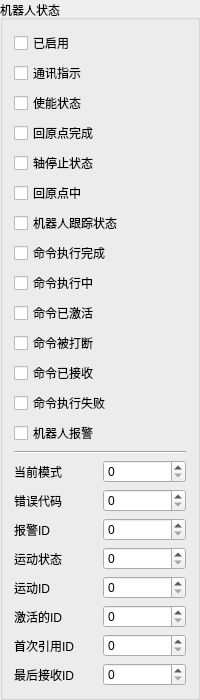
        <widget class="QGroupBox" name="groupBox_21">
         <property name="title">
          <string>机器人状态</string>
         </property>
         <layout class="QGridLayout" name="gridLayout_32">
          <item row="0" column="0">
           <widget class="QCheckBox" name="ckRobotEnabled">
            <property name="enabled">
             <bool>true</bool>
            </property>
            <property name="text">
             <string>已启用</string>
            </property>
           </widget>
          </item>
          <item row="1" column="0">
           <widget class="QCheckBox" name="ckRobotCommStatus">
            <property name="enabled">
             <bool>true</bool>
            </property>
            <property name="text">
             <string>通讯指示</string>
            </property>
           </widget>
          </item>
          <item row="2" column="0">
           <widget class="QCheckBox" name="ckRobotPowerStatus">
            <property name="enabled">
             <bool>true</bool>
            </property>
            <property name="text">
             <string>使能状态</string>
            </property>
           </widget>
          </item>
          <item row="3" column="0" colspan="2">
           <widget class="QCheckBox" name="ckRobotRefStatus">
            <property name="enabled">
             <bool>true</bool>
            </property>
            <property name="text">
             <string>回原点完成</string>
            </property>
           </widget>
          </item>
          <item row="4" column="0" colspan="2">
           <widget class="QCheckBox" name="ckRobotStoppedStatus">
            <property name="enabled">
             <bool>true</bool>
            </property>
            <property name="text">
             <string>轴停止状态</string>
            </property>
           </widget>
          </item>
          <item row="5" column="0">
           <widget class="QCheckBox" name="ckRobotHomingStatus">
            <property name="enabled">
             <bool>true</bool>
            </property>
            <property name="text">
             <string>回原点中</string>
            </property>
           </widget>
          </item>
          <item row="6" column="0" colspan="2">
           <widget class="QCheckBox" name="ckRobotTrackingStatus">
            <property name="enabled">
             <bool>true</bool>
            </property>
            <property name="text">
             <string>机器人跟踪状态</string>
            </property>
           </widget>
          </item>
          <item row="7" column="0" colspan="2">
           <widget class="QCheckBox" name="ckRobotDone">
            <property name="enabled">
             <bool>true</bool>
            </property>
            <property name="text">
             <string>命令执行完成</string>
            </property>
           </widget>
          </item>
          <item row="8" column="0" colspan="2">
           <widget class="QCheckBox" name="ckRobotBusy">
            <property name="enabled">
             <bool>true</bool>
            </property>
            <property name="text">
             <string>命令执行中</string>
            </property>
           </widget>
          </item>
          <item row="9" column="0" colspan="2">
           <widget class="QCheckBox" name="ckRobotActive">
            <property name="enabled">
             <bool>true</bool>
            </property>
            <property name="text">
             <string>命令已激活</string>
            </property>
           </widget>
          </item>
          <item row="10" column="0" colspan="2">
           <widget class="QCheckBox" name="ckRobotAborted">
            <property name="enabled">
             <bool>true</bool>
            </property>
            <property name="text">
             <string>命令被打断</string>
            </property>
           </widget>
          </item>
          <item row="11" column="0" colspan="2">
           <widget class="QCheckBox" name="ckRobotAccepted">
            <property name="enabled">
             <bool>true</bool>
            </property>
            <property name="text">
             <string>命令已接收</string>
            </property>
           </widget>
          </item>
          <item row="12" column="0" colspan="2">
           <widget class="QCheckBox" name="ckRobotError">
            <property name="enabled">
             <bool>true</bool>
            </property>
            <property name="text">
             <string>命令执行失败</string>
            </property>
           </widget>
          </item>
          <item row="13" column="0" colspan="2">
           <widget class="QCheckBox" name="ckRobotAlarm">
            <property name="enabled">
             <bool>true</bool>
            </property>
            <property name="text">
             <string>机器人报警</string>
            </property>
           </widget>
          </item>
          <item row="14" column="0" colspan="2">
           <widget class="Line" name="line">
            <property name="orientation">
             <enum>Qt::Horizontal</enum>
            </property>
           </widget>
          </item>
          <item row="16" column="0">
           <widget class="QLabel" name="lbHomeStatus_62">
            <property name="text">
             <string>当前模式</string>
            </property>
           </widget>
          </item>
          <item row="16" column="1">
           <widget class="QSpinBox" name="txRobotState"/>
          </item>
          <item row="17" column="0">
           <widget class="QLabel" name="lbHomeStatus_63">
            <property name="text">
             <string>错误代码</string>
            </property>
           </widget>
          </item>
          <item row="17" column="1">
           <widget class="QSpinBox" name="txRobotErrId"/>
          </item>
          <item row="18" column="0">
           <widget class="QLabel" name="lbHomeStatus_64">
            <property name="text">
             <string>报警ID</string>
            </property>
           </widget>
          </item>
          <item row="18" column="1">
           <widget class="QSpinBox" name="txRobotAlarmId">
            <property name="maximum">
             <number>999999</number>
            </property>
           </widget>
          </item>
          <item row="19" column="0">
           <widget class="QLabel" name="lbHomeStatus_65">
            <property name="text">
             <string>运动状态</string>
            </property>
           </widget>
          </item>
          <item row="19" column="1">
           <widget class="QSpinBox" name="txRobotMotionState"/>
          </item>
          <item row="20" column="0">
           <widget class="QLabel" name="lbHomeStatus_66">
            <property name="text">
             <string>运动ID</string>
            </property>
           </widget>
          </item>
          <item row="20" column="1">
           <widget class="QSpinBox" name="txRobotMvId"/>
          </item>
          <item row="21" column="0">
           <widget class="QLabel" name="lbHomeStatus_67">
            <property name="text">
             <string>激活的ID</string>
            </property>
           </widget>
          </item>
          <item row="21" column="1">
           <widget class="QSpinBox" name="txRobotActiveId"/>
          </item>
          <item row="22" column="0">
           <widget class="QLabel" name="lbHomeStatus_68">
            <property name="text">
             <string>首次引用ID</string>
            </property>
           </widget>
          </item>
          <item row="22" column="1">
           <widget class="QSpinBox" name="txRobotFirstRefId"/>
          </item>
          <item row="23" column="0">
           <widget class="QLabel" name="lbHomeStatus_69">
            <property name="text">
             <string>最后接收ID</string>
            </property>
           </widget>
          </item>
          <item row="23" column="1">
           <widget class="QSpinBox" name="txRobotLastAcceptedId"/>
          </item>
         </layout>
        </widget>
